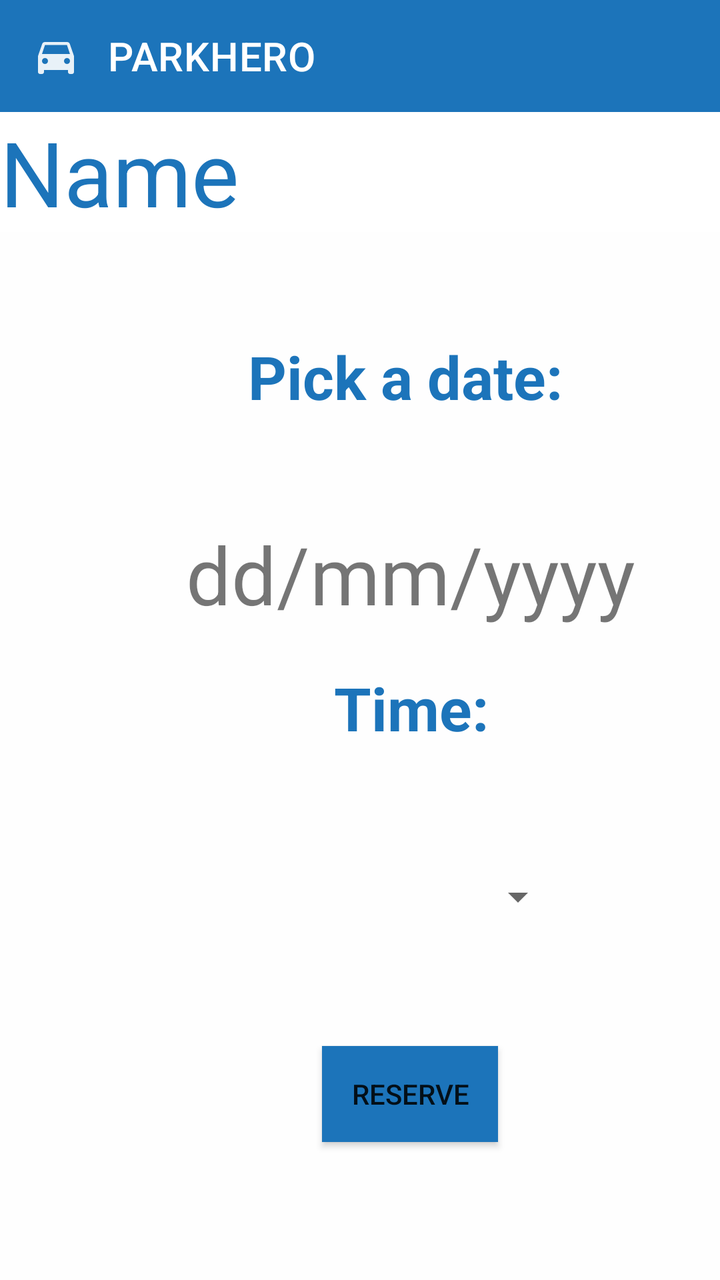
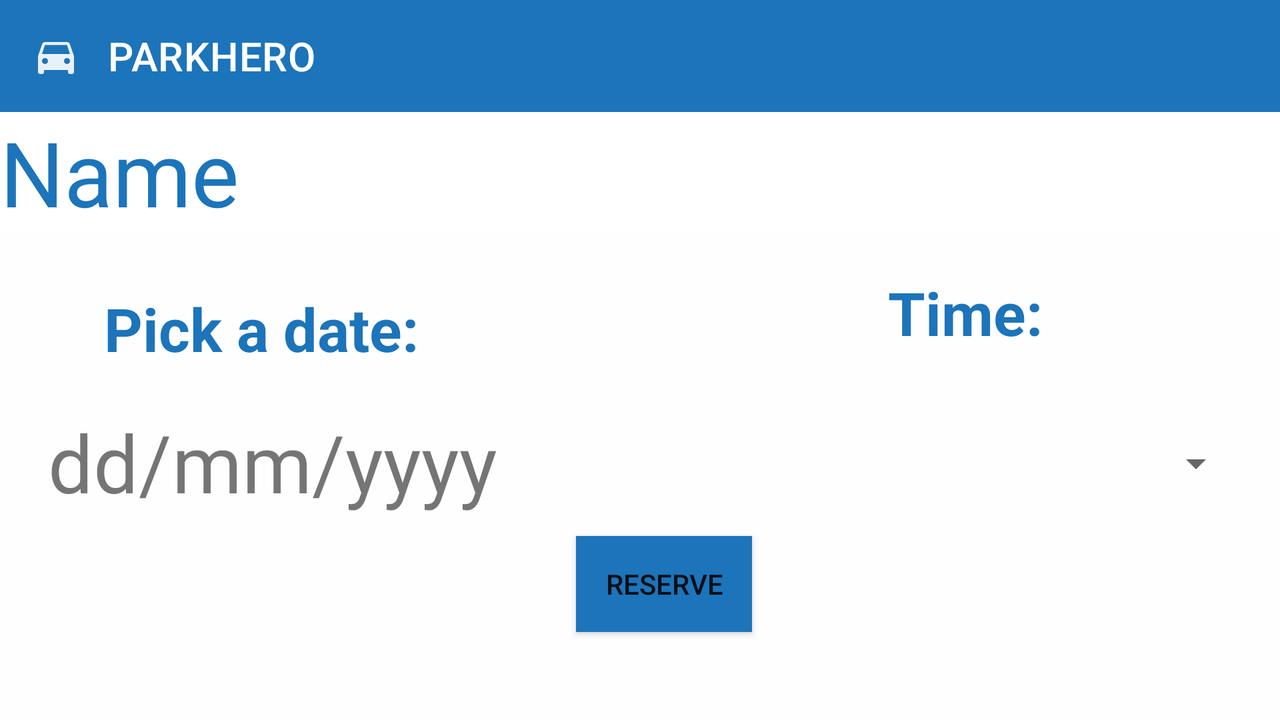

First picture: res/layout/ on a phone held upright. Second picture: the repository's own variant of that layout, on a device whose configuration matches the variant's folder. Source for both follows.
<!-- AndroidManifest.xml: application theme Theme.ParkingMacedonia -->
<!-- res/layout/activity_reservation_form.xml -->
<?xml version="1.0" encoding="utf-8"?>
<androidx.constraintlayout.widget.ConstraintLayout
    xmlns:android="http://schemas.android.com/apk/res/android"
    xmlns:app="http://schemas.android.com/apk/res-auto"
    xmlns:tools="http://schemas.android.com/tools"
    android:background="#FEFEFE"
    android:layout_width="match_parent"
    android:layout_height="match_parent"
    tools:context=".ReservationForm">


    <com.google.android.material.appbar.AppBarLayout
        android:id="@+id/appBarLayout"
        android:layout_width="match_parent"
        android:layout_height="wrap_content"
        app:layout_constraintEnd_toEndOf="parent"
        app:layout_constraintHorizontal_bias="0.0"
        app:layout_constraintStart_toStartOf="parent"
        app:layout_constraintTop_toTopOf="parent">


        <androidx.appcompat.widget.Toolbar
            android:id="@+id/myToolbar"
            android:layout_width="match_parent"
            android:layout_height="wrap_content"
            android:background="#1C74BA"
            android:theme="@android:style/Theme.Holo.Light.DarkActionBar"
            app:logo="@drawable/ic_car"
            app:title="PARKHERO"
            app:titleMarginStart="30dp"
            app:titleTextColor="@color/white" />
    </com.google.android.material.appbar.AppBarLayout>

    <TextView
        android:id="@+id/cityname"
        android:layout_width="match_parent"
        android:layout_height="wrap_content"
        android:background="@android:color/white"
        android:text="Name"
        android:textColor="#1C74BA"

        android:textSize="45dp"
        app:layout_constraintTop_toBottomOf="@+id/appBarLayout"
        tools:layout_editor_absoluteX="0dp" />

    <TextView
        android:id="@+id/text1"
        android:layout_width="wrap_content"
        android:layout_height="wrap_content"
        android:layout_below="@+id/cityname"
        android:layout_centerHorizontal="true"
        android:layout_marginStart="124dp"
        android:layout_marginTop="52dp"
        android:text="Pick a date:"
        android:textColor="#1C74BA"
        android:textSize="30dp"
        android:textStyle="bold"
        app:layout_constraintStart_toStartOf="parent"
        app:layout_constraintTop_toBottomOf="@+id/cityname" />

    <TextView
        android:id="@+id/date"
        android:layout_width="wrap_content"
        android:layout_height="wrap_content"
        android:layout_below="@+id/text1"
        android:layout_centerHorizontal="true"
        android:layout_marginStart="93dp"
        android:layout_marginTop="52dp"
        android:text="dd/mm/yyyy"
        android:textSize="40dp"
        app:layout_constraintStart_toStartOf="parent"
        app:layout_constraintTop_toBottomOf="@+id/text1" />

    <TextView
        android:id="@+id/text2"
        android:layout_width="wrap_content"
        android:layout_height="wrap_content"
        android:layout_below="@+id/date"
        android:layout_centerHorizontal="true"
        android:layout_marginStart="167dp"
        android:layout_marginTop="20dp"
        android:text="Time:"

        android:textColor="#1C74BA"
        android:textSize="30dp"
        android:textStyle="bold"
        app:layout_constraintStart_toStartOf="parent"
        app:layout_constraintTop_toBottomOf="@+id/date" />

    <Spinner
        android:id="@+id/spinner"
        android:layout_width="157dp"
        android:layout_height="109dp"
        android:layout_below="@+id/text2"
        android:layout_centerHorizontal="true"
        android:layout_marginStart="126dp"
        android:layout_marginTop="20dp"
        android:gravity="center"
        android:textAlignment="center"
        app:layout_constraintStart_toStartOf="parent"
        app:layout_constraintTop_toBottomOf="@+id/text2" />

    <Button
        android:id="@+id/reserve"
        android:layout_width="wrap_content"
        android:layout_height="wrap_content"
        android:layout_below="@id/spinner"
        android:layout_centerHorizontal="true"
        android:layout_marginStart="161dp"
        android:layout_marginTop="20dp"
        android:background="#1C74BA"
        android:text="Reserve"
        app:backgroundTint="#1C74BA"
        app:layout_constraintStart_toStartOf="parent"
        app:layout_constraintTop_toBottomOf="@+id/spinner" />


</androidx.constraintlayout.widget.ConstraintLayout>
<!-- resources referenced by this layout -->
<resources>
  <!-- drawable ic_car (drawable) -->
  <vector android:alpha="0.9" android:height="24dp" android:tint="#FFFF"
      android:viewportHeight="24" android:viewportWidth="24"
      android:width="24dp" xmlns:android="http://schemas.android.com/apk/res/android">
      <path android:fillColor="@android:color/white" android:pathData="M18.92,6.01C18.72,5.42 18.16,5 17.5,5h-11c-0.66,0 -1.21,0.42 -1.42,1.01L3,12v8c0,0.55 0.45,1 1,1h1c0.55,0 1,-0.45 1,-1v-1h12v1c0,0.55 0.45,1 1,1h1c0.55,0 1,-0.45 1,-1v-8l-2.08,-5.99zM6.5,16c-0.83,0 -1.5,-0.67 -1.5,-1.5S5.67,13 6.5,13s1.5,0.67 1.5,1.5S7.33,16 6.5,16zM17.5,16c-0.83,0 -1.5,-0.67 -1.5,-1.5s0.67,-1.5 1.5,-1.5 1.5,0.67 1.5,1.5 -0.67,1.5 -1.5,1.5zM5,11l1.5,-4.5h11L19,11L5,11z"/>
  </vector>
  <style name="Theme.ParkingMacedonia" parent="Theme.MaterialComponents.DayNight.DarkActionBar">
          
          <item name="colorPrimary">@color/purple_500</item>
          <item name="colorPrimaryVariant">@color/purple_700</item>
          <item name="colorOnPrimary">@color/white</item>
          
          <item name="colorSecondary">@color/teal_200</item>
          <item name="colorSecondaryVariant">@color/teal_700</item>
          <item name="colorOnSecondary">@color/black</item>
          
          <item name="android:statusBarColor" tools:targetApi="l">?attr/colorPrimaryVariant</item>
          
      </style>
</resources>
<!-- res/layout-land/activity_reservation_form.xml (the author's variant of the layout above) -->
<!-- drawn on the phone turned sideways -->
<?xml version="1.0" encoding="utf-8"?>
<androidx.constraintlayout.widget.ConstraintLayout
    xmlns:android="http://schemas.android.com/apk/res/android"
    xmlns:app="http://schemas.android.com/apk/res-auto"
    xmlns:tools="http://schemas.android.com/tools"
    android:background="#FEFEFE"
    android:layout_width="match_parent"
    android:layout_height="match_parent"
    tools:context=".ReservationForm">


    <com.google.android.material.appbar.AppBarLayout
        android:id="@+id/appBarLayout"
        android:layout_width="match_parent"
        android:layout_height="wrap_content"
        app:layout_constraintEnd_toEndOf="parent"
        app:layout_constraintHorizontal_bias="0.0"
        app:layout_constraintStart_toStartOf="parent"
        app:layout_constraintTop_toTopOf="parent">


        <androidx.appcompat.widget.Toolbar
            android:id="@+id/myToolbar"
            android:layout_width="match_parent"
            android:layout_height="wrap_content"
            android:background="#1C74BA"
            android:theme="@android:style/Theme.Holo.Light.DarkActionBar"
            app:logo="@drawable/ic_car"
            app:title="PARKHERO"
            app:titleMarginStart="30dp"
            app:titleTextColor="@color/white" />
    </com.google.android.material.appbar.AppBarLayout>


    <TextView
        android:id="@+id/cityname"
        android:layout_width="match_parent"
        android:layout_height="wrap_content"
        android:background="@android:color/white"
        android:text="Name"
        android:textColor="#1C74BA"
        android:textSize="45dp"

        app:layout_constraintStart_toStartOf="@+id/appBarLayout"
        app:layout_constraintTop_toBottomOf="@+id/appBarLayout" />

    <TextView
        android:id="@+id/text1"
        android:layout_width="wrap_content"
        android:layout_height="wrap_content"
        android:layout_below="@+id/cityname"
        android:layout_centerHorizontal="true"
        android:layout_marginStart="52dp"
        android:layout_marginTop="28dp"
        android:text="Pick a date:"
        android:textColor="#1C74BA"
        android:textSize="30dp"
        android:textStyle="bold"
        app:layout_constraintStart_toStartOf="parent"
        app:layout_constraintTop_toBottomOf="@+id/cityname" />

    <TextView
        android:id="@+id/date"
        android:layout_width="wrap_content"
        android:layout_height="wrap_content"
        android:layout_below="@+id/text1"
        android:layout_centerHorizontal="true"
        android:layout_marginStart="24dp"
        android:layout_marginTop="20dp"
        android:text="dd/mm/yyyy"
        android:textSize="40dp"
        app:layout_constraintStart_toStartOf="parent"
        app:layout_constraintTop_toBottomOf="@+id/text1" />

    <TextView
        android:id="@+id/text2"
        android:layout_width="wrap_content"
        android:layout_height="wrap_content"
        android:layout_centerHorizontal="true"

        android:layout_marginStart="444dp"
        android:layout_marginTop="20dp"
        android:text="Time:"
        android:textColor="#1C74BA"
        android:textSize="30dp"
        android:textStyle="bold"
        app:layout_constraintStart_toStartOf="@+id/cityname"
        app:layout_constraintTop_toBottomOf="@+id/cityname" />

    <Spinner
        android:id="@+id/spinner"
        android:layout_width="178dp"
        android:layout_height="71dp"
        android:layout_below="@+id/text2"
        android:layout_centerHorizontal="true"
        android:layout_marginTop="20dp"
        android:gravity="center"
        android:textAlignment="center"
        app:layout_constraintStart_toStartOf="@+id/text2"
        app:layout_constraintTop_toBottomOf="@+id/text2" />

    <Button
        android:id="@+id/reserve"
        android:layout_width="wrap_content"
        android:layout_height="wrap_content"
        android:layout_below="@id/spinner"
        android:layout_centerHorizontal="true"
        android:layout_marginStart="288dp"
        android:layout_marginBottom="44dp"
        android:background="#1C74BA"
        android:text="Reserve"
        app:backgroundTint="#1C74BA"
        app:layout_constraintBottom_toBottomOf="parent"
        app:layout_constraintStart_toStartOf="@+id/cityname" />


</androidx.constraintlayout.widget.ConstraintLayout>
